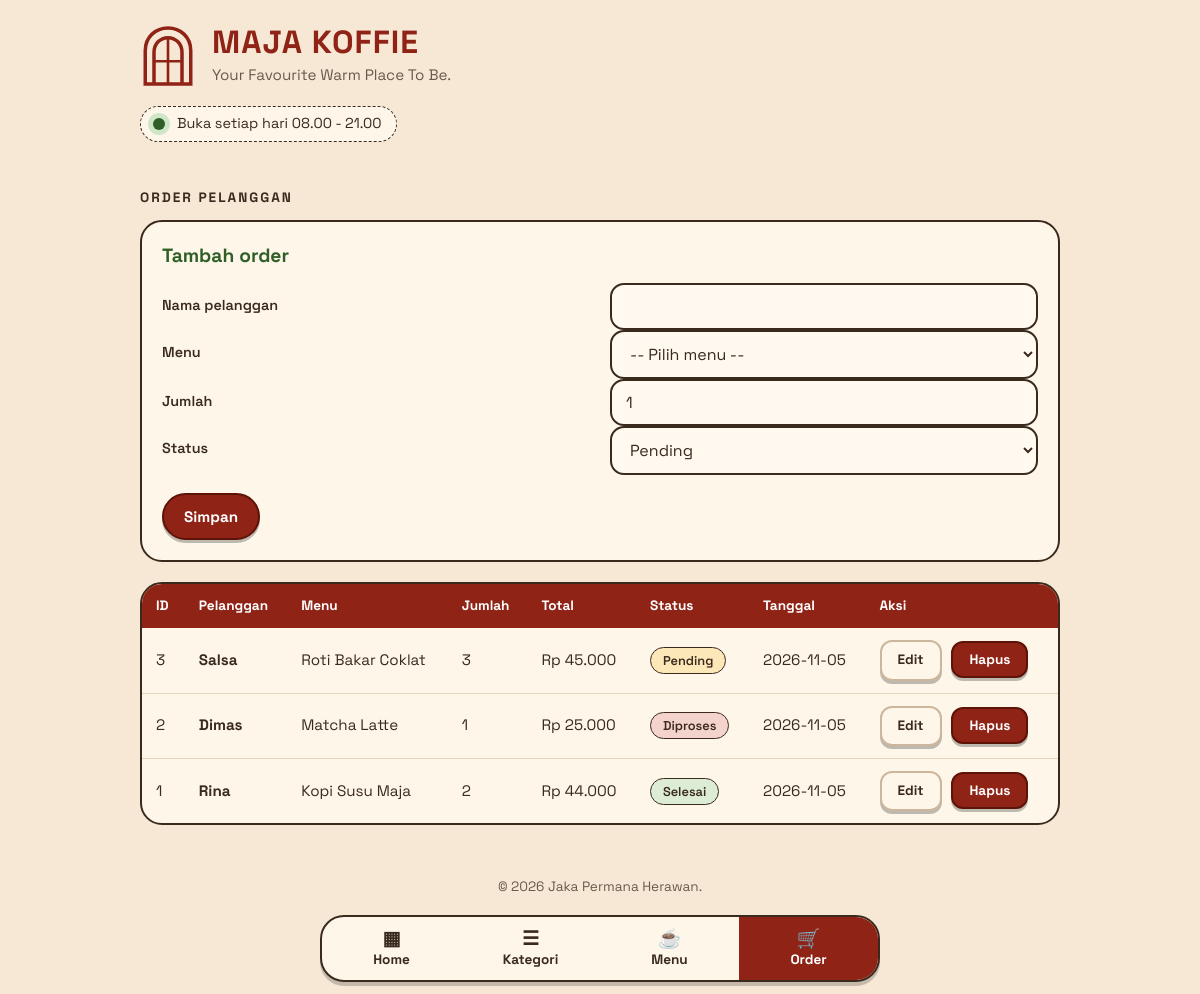
Page /index.php?page=orders on the committed database.
### tables this page shows
CREATE TABLE orders (
    id INT AUTO_INCREMENT PRIMARY KEY,    
    menu_id INT NOT NULL,                 
    customer_name VARCHAR(100) NOT NULL,  
    quantity INT NOT NULL,                
    total_price INT NOT NULL,             
    status VARCHAR(20) NOT NULL DEFAULT 'Pending',  
    order_date DATE NOT NULL,             
    FOREIGN KEY (menu_id) REFERENCES menus(id)   
);

CREATE TABLE menus (
    id INT AUTO_INCREMENT PRIMARY KEY,    
    category_id INT NOT NULL,             
    name VARCHAR(100) NOT NULL,           
    price INT NOT NULL,                   
    description VARCHAR(255),             
    FOREIGN KEY (category_id) REFERENCES categories(id)   
);

### index.php (called while the page is built, shortened)
<?php
require_once 'class/Order.php';
function e($value)
{
    return htmlspecialchars((string) $value, ENT_QUOTES, 'UTF-8');
}
$page = isset($_GET['page']) ? $_GET['page'] : 'home';
include 'view/header.php';
include 'view/' . $page . '.php';
include 'view/footer.php';

### class/Order.php (called while the page is built, shortened)
<?php
require_once __DIR__ . '/../config/db.php';
class Order
{
    private $db;
    public function __construct()
    {
        $database = new Database();
        $this->db = $database->connect();
    }
    public function getAll()
    {
        $stmt = $this->db->prepare(
            "SELECT o.*, m.name AS menu_name
             FROM orders o
             JOIN menus m ON o.menu_id = m.id
             ORDER BY o.id DESC"
        );
        $stmt->execute();
        return $stmt->fetchAll();
    }
}

### config/db.php (called while the page is built, shortened)
<?php
class Database
{
    private $host = "localhost";
    private $db_name = "db_cafe";
    private $username = "root";
    private $password = "";
    public function connect()
    {
        $this->conn = null;
        try {
            $this->conn = new PDO(
                "mysql:host=$this->host;dbname=$this->db_name;charset=utf8mb4",
                $this->username,
                $this->password
            );
            $this->conn->setAttribute(PDO::ATTR_ERRMODE, PDO::ERRMODE_EXCEPTION);
            $this->conn->setAttribute(PDO::ATTR_DEFAULT_FETCH_MODE, PDO::FETCH_ASSOC);
        } catch (PDOException $e) {
            die("Koneksi database gagal: " . $e->getMessage());
        }
        return $this->conn;
    }
}

### view/orders.php (the view, shortened to what this page needs)
<?php
$orderObj = new Order();
$statuses = ['Pending', 'Diproses', 'Selesai'];
$editData = null;
$orders = $orderObj->getAll();
?>
<h3 class="section-label">ORDER PELANGGAN</h3>
<section class="card form-card">
    <h4><?= $editData ? 'Ubah order' : 'Tambah order' ?></h4>
    <form method="post" action="index.php?page=orders">
        <label for="customer_name">Nama pelanggan</label>
        <input type="text" id="customer_name" name="customer_name" maxlength="100" required value="<?= $editData ? e($editData['customer_name']) : '' ?>">
        <label for="menu_id">Menu</label>
        <select id="menu_id" name="menu_id" required>
            <option value="">-- Pilih menu --</option>
        </select>
        <label for="quantity">Jumlah</label>
        <input type="number" id="quantity" name="quantity" min="1" required value="<?= $editData ? e($editData['quantity']) : 1 ?>">
        <label for="status">Status</label>
        <select id="status" name="status">
            <?php foreach ($statuses as $s): ?>
                <option value="<?= e($s) ?>" <?= ($editData && $editData['status'] === $s) ? 'selected' : '' ?>><?= e($s) ?></option>
            <?php endforeach; ?>
        </select>
        <div class="form-actions">
            <button type="submit" name="save" class="btn">Simpan</button>
        </div>
    </form>
</section>
<section class="card table-card">
    <div class="table-wrap">
        <table>
            <thead>
                <tr><th>ID</th><th>Pelanggan</th><th>Menu</th><th>Jumlah</th><th>Total</th><th>Status</th><th>Tanggal</th><th>Aksi</th></tr>
            </thead>
            <tbody>
                <?php foreach ($orders as $row): ?>
                    <tr>
                        <td data-label="ID"><?= e($row['id']) ?></td>
                        <td data-label="Pelanggan"><strong><?= e($row['customer_name']) ?></strong></td>
                        <td data-label="Menu"><?= e($row['menu_name']) ?></td>
                        <td data-label="Jumlah"><?= e($row['quantity']) ?></td>
                        <td data-label="Total">Rp <?= number_format($row['total_price'], 0, ',', '.') ?></td>
                        <td data-label="Status"><span class="badge badge-<?= e(strtolower($row['status'])) ?>"><?= e($row['status']) ?></span></td>
                        <td data-label="Tanggal"><?= e($row['order_date']) ?></td>
                        <td data-label="Aksi" class="actions">
                            <a class="btn btn-small btn-cream" href="index.php?page=orders&edit=<?= e($row['id']) ?>">Edit</a>
                            <form method="post" action="index.php?page=orders" onsubmit="return confirm('Hapus order ini?')">
                                <button type="submit" name="delete" class="btn btn-small">Hapus</button>
                            </form>
                        </td>
                    </tr>
                <?php endforeach; ?>
            </tbody>
        </table>
    </div>
</section>

### view/header.php (shortened to what this page needs)
<!DOCTYPE html>
<html lang="id">
<head>
    <link rel="stylesheet" href="style.css">
</head>
<body>
<div class="container">
    <header class="brand">
        <div>
            <h1 class="brand-name">MAJA KOFFIE</h1>
            <p class="brand-tag">Your Favourite Warm Place To Be.</p>
        </div>
    </header>
    <div class="open-pill"><span class="dot"></span>Buka setiap hari 08.00 - 21.00</div>

### view/footer.php (shortened to what this page needs)
</div>
<nav class="bottom-nav">
    <a href="index.php?page=home" class="<?= $page === 'home' ? 'active' : '' ?>">
        <span class="ico">&#9638;</span><span>Home</span>
    </a>
    <a href="index.php?page=categories" class="<?= $page === 'categories' ? 'active' : '' ?>">
        <span class="ico">&#9776;</span><span>Kategori</span>
    </a>
    <a href="index.php?page=menus" class="<?= $page === 'menus' ? 'active' : '' ?>">
        <span class="ico">&#9749;</span><span>Menu</span>
    </a>
    <a href="index.php?page=orders" class="<?= $page === 'orders' ? 'active' : '' ?>">
        <span class="ico">&#128722;</span><span>Order</span>
    </a>
</nav>
<footer class="copyright">
    <p>&copy; <?= date('Y') ?> Jaka Permana Herawan.</p>
</footer>
</body>
</html>

### style.css (style rules this page uses)
:root { --cream: #f7e8d6; --card: #fdf6e9; --red: #8e2316; --green: #2f5f26; --ink: #3a2a1e; --muted: #6b5a4c; }
* { box-sizing: border-box; }
body { display: flex; flex-direction: column; min-height: 100vh; margin: 0; background: var(--cream); color: var(--ink); font-family: 'Space Grotesk', Arial, sans-serif; font-size: 16px; line-height: 1.5; }
.container { width: 100%; max-width: 960px; margin: 0 auto; flex: 1; padding: 24px 20px 24px; }
.brand { display: flex; align-items: center; gap: 16px; }
.logo { width: 56px; height: 64px; flex-shrink: 0; }
.brand-name { margin: 0; color: var(--red); font-size: 2rem; font-weight: 700; letter-spacing: 1px; line-height: 1.1; }
.brand-tag { margin: 4px 0 0; color: var(--muted); font-size: 0.95rem; }
.open-pill { display: inline-flex; align-items: center; gap: 8px; margin: 18px 0; padding: 6px 14px 6px 8px; background: var(--card); border: 1.5px dashed var(--ink); border-radius: 999px; font-size: 0.9rem; }
.dot { width: 12px; height: 12px; background: var(--green); border-radius: 50%; box-shadow: 0 0 0 5px #cfe6c8; margin: 0 4px; }
.btn { display: inline-block; padding: 12px 20px; background: var(--red); color: #fff; border: 2px solid #5e1309; border-radius: 999px; font-family: inherit; font-size: 0.95rem; font-weight: 700; text-decoration: none; cursor: pointer; box-shadow: 0 3px 0 rgba(0,0,0,.25); }
.btn-cream { background: var(--card); color: var(--ink); border-color: #cdb79c; }
.btn-small { padding: 8px 16px; border-radius: 12px; font-size: 0.85rem; }
.section-label { margin: 28px 0 12px; font-size: 0.85rem; letter-spacing: 2px; color: var(--ink); }
.card { background: var(--card); border: 2px solid var(--ink); border-radius: 22px; margin-bottom: 20px; overflow: hidden; }
.form-card { padding: 20px; }
.form-card h4 { margin: 0 0 12px; color: var(--green); font-size: 1.2rem; }
label { display: block; margin: 12px 0 4px; font-size: 0.9rem; font-weight: 600; }
input[type="text"], input[type="number"], select { width: 100%; padding: 11px 14px; background: #fff9ef; border: 2px solid var(--ink); border-radius: 14px; font-family: inherit; font-size: 1rem; color: var(--ink); }
.form-actions { display: flex; gap: 10px; margin-top: 18px; }
.table-wrap { overflow-x: auto; }
table { width: 100%; border-collapse: collapse; }
th { background: var(--red); color: #fff; text-align: left; padding: 12px 14px; font-size: 0.85rem; white-space: nowrap; }
td { padding: 12px 14px; border-bottom: 1.5px solid #e6d5bf; vertical-align: middle; font-size: 0.95rem; }
tr:last-child td { border-bottom: 0; }
.actions { white-space: nowrap; }
.actions form, .actions a { display: inline-block; margin-right: 6px; }
.badge { display: inline-block; padding: 3px 12px; border: 1.5px solid var(--ink); border-radius: 999px; font-size: 0.8rem; font-weight: 600; }
.badge-pending { background: #fbe7b8; }
.badge-diproses { background: #f5d3cd; }
.badge-selesai { background: #dcecd5; }
.copyright { padding: 8px 16px 96px; color: var(--muted); font-size: 0.85rem; text-align: center; }
.copyright p { margin: 0; }
.bottom-nav { position: fixed; bottom: 12px; left: 50%; transform: translateX(-50%); width: calc(100% - 24px); max-width: 560px; display: flex; background: var(--card); border: 2px solid var(--ink); border-radius: 24px; overflow: hidden; box-shadow: 0 4px 0 rgba(0,0,0,.2); z-index: 10; }
.bottom-nav a { flex: 1; display: flex; flex-direction: column; align-items: center; padding: 10px 4px; color: var(--ink); text-decoration: none; font-size: 0.85rem; font-weight: 700; }
.bottom-nav .ico { font-size: 1.2rem; line-height: 1.2; }
.bottom-nav a.active { background: var(--red); color: #fff; }
@media (min-width: 900px) { .form-card form { display: grid; grid-template-columns: 1fr 1fr; column-gap: 20px; } }
@media (min-width: 900px) { .form-card .form-actions { grid-column: 1 / -1; } }

### rows in the picture
orders: id "3", customer_name "Salsa", menu.name "Roti Bakar Coklat", quantity "3", total_price "45.000", status "Pending", order_date "2026-11-05"
orders: id "2", customer_name "Dimas", menu.name "Matcha Latte", quantity "1", total_price "25.000", status "Diproses", order_date "2026-11-05"
orders: id "1", customer_name "Rina", menu.name "Kopi Susu Maja", quantity "2", total_price "44.000", status "Selesai", order_date "2026-11-05"

### other values in the picture
form field status "Pending"
